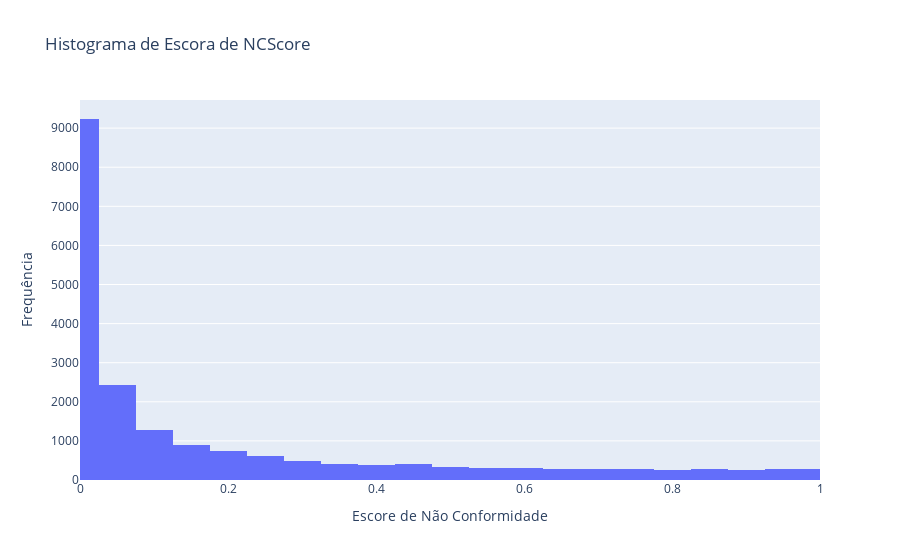

Source (notebook cell):
### Code cell
nc_score_histogram(clf.learner, X_test, y_test, "png")

### Figure 1 — Plotly figure (JSON) as saved in the notebook; plotly's stock layout.template omitted (floating-point values rounded to 4 significant figures; data arrays with more than 128 entries replaced by an {"elided": "..."} marker saying what was removed)
{"data": [{"alignmentgroup": "True", "bingroup": "x", "hovertemplate": "%{y}", "legendgroup": "0", "marker": {"color": "#636efa", "pattern": {"shape": ""}}, "name": "0", "nbinsx": 30, "offsetgroup": "0", "orientation": "v", "showlegend": true, "type": "histogram", "x": {"elided": "20000 float values"}, "xaxis": "x", "yaxis": "y"}], "layout": {"barmode": "relative", "hovermode": "x", "legend": {"title": {"text": "variable"}, "tracegroupgap": 0}, "showlegend": false, "title": {"text": "Histograma de Escora de NCScore"}, "xaxis": {"anchor": "y", "domain": [0, 1], "range": [0, 1], "title": {"text": "Escore de Não Conformidade"}}, "yaxis": {"anchor": "x", "domain": [0, 1], "title": {"text": "Frequência"}}}}
